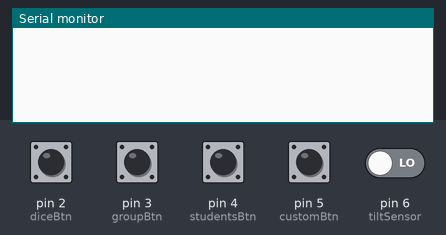
Simulated run of this sketch. Board: Arduino Uno, built with avr-gcc and run on an emulated ATmega328P. Parts: the last lines printed to the serial monitor. The test bench sets the inputs (shaded band); at power-on: pin 2 (diceBtn), pin 3 (groupBtn), pin 4 (studentsBtn), pin 5 (customBtn), pin 6 (tiltSensor) LOW. Random numbers use the default seed unless the sketch sets one.

Above: at 1.2 s.
1.3 s: pin 2 (diceBtn) pulled HIGH for 0.15 s
At 1.9 s:
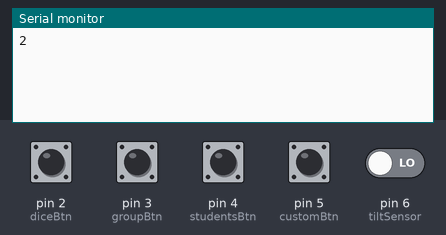
2.9 s: pin 3 (groupBtn) pulled HIGH for 0.15 s
At 4.1 s:
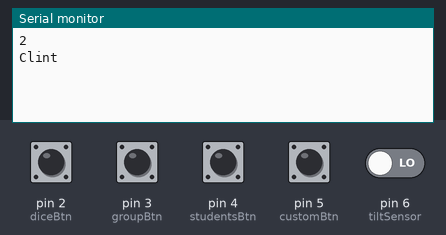
4.5 s: pin 4 (studentsBtn) pulled HIGH for 0.15 s
At 5.5 s:
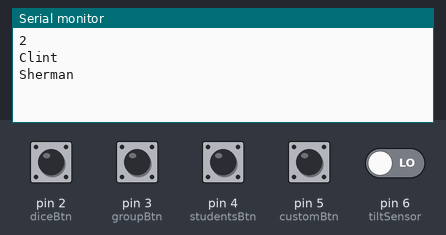
6.1 s: pin 5 (customBtn) pulled HIGH for 0.15 s
At 7.4 s:
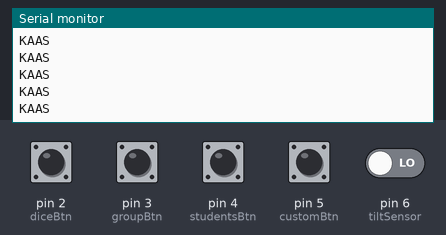
7.7 s: pin 6 (tiltSensor) driven HIGH
At 8.6 s:
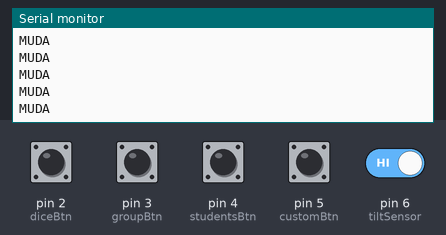
9.6 s: pin 3 (groupBtn) pulled HIGH for 1 s
At 10.4 s:
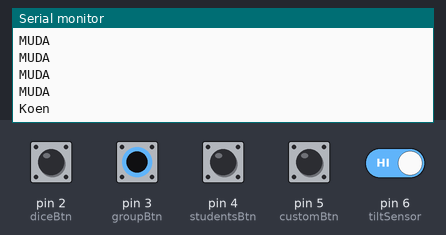

Measured:
- after the input at 1.3 s, the serial monitor: prints a new line at once (image 1)
- after the input at 2.9 s, the serial monitor: prints a new line at once (image 2)
- after the input at 4.5 s, the serial monitor: prints a new line at once (image 3)
- after the input at 6.1 s, the serial monitor: prints a new line at once (image 4)
- after the input at 7.7 s, the serial monitor: prints a new line at once (image 5)
- after the input at 9.6 s, the serial monitor: prints a new line after 0.07 s (image 6)

The sketch:

RngDevice.ino
```cpp
int diceBtn = 2;
int groupBtn = 3;
int studentsBtn = 4;
char *leerlingen[] = {"Koen", "Clint", "Dion", "Bram", "Sherman", "Morando"};
int customBtn = 5;
int tiltSensor = 6;

void setup() {
  // put your setup code here, to run once:
  Serial.begin(9600);
  pinMode(tiltSensor, INPUT);
  pinMode(diceBtn, INPUT);
  pinMode(groupBtn, INPUT);
  pinMode(studentsBtn, INPUT);
}

void loop() {
  // put your main code here, to run repeatedly:
  if(digitalRead(diceBtn) == HIGH){
    int rnd = random(1,7);
    Serial.println(rnd);
    delay(1000);
  }
  if(digitalRead(groupBtn) == HIGH){
    int i = random(0,2);
    Serial.println(leerlingen[i]);
    delay(1000);
  }
  if(digitalRead(studentsBtn) == HIGH){
    int i = random(2,5);
    Serial.println(leerlingen[i]);
    delay(1000);
  }
  if(digitalRead(tiltSensor) == HIGH){
    Serial.println("MUDA");
  }
  if(digitalRead(customBtn) == HIGH){
    Serial.println("KAAS");
  }
}
```
